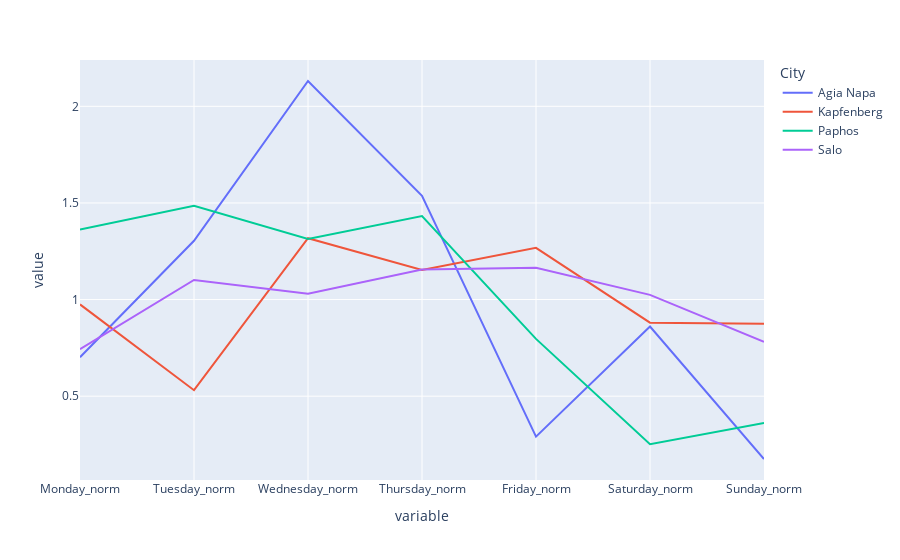

Notebook code for this chart:
### Code cell
# compute correlation between countries and the mean
corr = country_mdma_norm.corrwith(country_mdma_norm.loc["mean"], axis=1)
corr = corr.sort_values(ascending=True)
mdma = df[(df["Metabolite"] == "amphetamine") & (df["Year"] == 2022)]
# group by city and compute the mean of the normalized values for each day
mdma = mdma.groupby("City")[days_norm].sum() / mdma.groupby("City")[days_norm].count()
mdma.loc["mean"] = mdma.mean()
corr_city = mdma.corrwith(mdma.loc["mean"], axis=1)
corr_city = corr_city.sort_values(ascending=True)

mdma.reset_index(inplace=True)

top4=mdma[mdma["City"].isin(corr_city.index[:4])]
top4=top4.melt(id_vars="City", value_vars=["Monday_norm","Tuesday_norm", "Wednesday_norm","Thursday_norm","Friday_norm","Saturday_norm","Sunday_norm"])

import plotly.express as px

top4
fig = px.line(top4, x="variable", y="value", color='City')
fig.show()

### Figure 1 — Plotly figure (JSON) as saved in the notebook; plotly's stock layout.template omitted (floating-point values rounded to 4 significant figures)
{"data": [{"hovertemplate": "City=Agia Napa<br>variable=%{x}<br>value=%{y}<extra></extra>", "legendgroup": "Agia Napa", "line": {"color": "#636efa", "dash": "solid"}, "marker": {"symbol": "circle"}, "mode": "lines", "name": "Agia Napa", "orientation": "v", "showlegend": true, "type": "scatter", "x": ["Monday_norm", "Tuesday_norm", "Wednesday_norm", "Thursday_norm", "Friday_norm", "Saturday_norm", "Sunday_norm"], "xaxis": "x", "y": [0.7013, 1.304, 2.131, 1.537, 0.2907, 0.8602, 0.1749], "yaxis": "y"}, {"hovertemplate": "City=Kapfenberg<br>variable=%{x}<br>value=%{y}<extra></extra>", "legendgroup": "Kapfenberg", "line": {"color": "#EF553B", "dash": "solid"}, "marker": {"symbol": "circle"}, "mode": "lines", "name": "Kapfenberg", "orientation": "v", "showlegend": true, "type": "scatter", "x": ["Monday_norm", "Tuesday_norm", "Wednesday_norm", "Thursday_norm", "Friday_norm", "Saturday_norm", "Sunday_norm"], "xaxis": "x", "y": [0.975, 0.5309, 1.317, 1.153, 1.268, 0.8804, 0.8746], "yaxis": "y"}, {"hovertemplate": "City=Paphos<br>variable=%{x}<br>value=%{y}<extra></extra>", "legendgroup": "Paphos", "line": {"color": "#00cc96", "dash": "solid"}, "marker": {"symbol": "circle"}, "mode": "lines", "name": "Paphos", "orientation": "v", "showlegend": true, "type": "scatter", "x": ["Monday_norm", "Tuesday_norm", "Wednesday_norm", "Thursday_norm", "Friday_norm", "Saturday_norm", "Sunday_norm"], "xaxis": "x", "y": [1.362, 1.485, 1.314, 1.432, 0.7965, 0.2515, 0.3619], "yaxis": "y"}, {"hovertemplate": "City=Salo<br>variable=%{x}<br>value=%{y}<extra></extra>", "legendgroup": "Salo", "line": {"color": "#ab63fa", "dash": "solid"}, "marker": {"symbol": "circle"}, "mode": "lines", "name": "Salo", "orientation": "v", "showlegend": true, "type": "scatter", "x": ["Monday_norm", "Tuesday_norm", "Wednesday_norm", "Thursday_norm", "Friday_norm", "Saturday_norm", "Sunday_norm"], "xaxis": "x", "y": [0.7428, 1.101, 1.03, 1.155, 1.165, 1.024, 0.7814], "yaxis": "y"}], "layout": {"legend": {"title": {"text": "City"}, "tracegroupgap": 0}, "margin": {"t": 60}, "xaxis": {"anchor": "y", "domain": [0, 1], "title": {"text": "variable"}}, "yaxis": {"anchor": "x", "domain": [0, 1], "title": {"text": "value"}}}}
